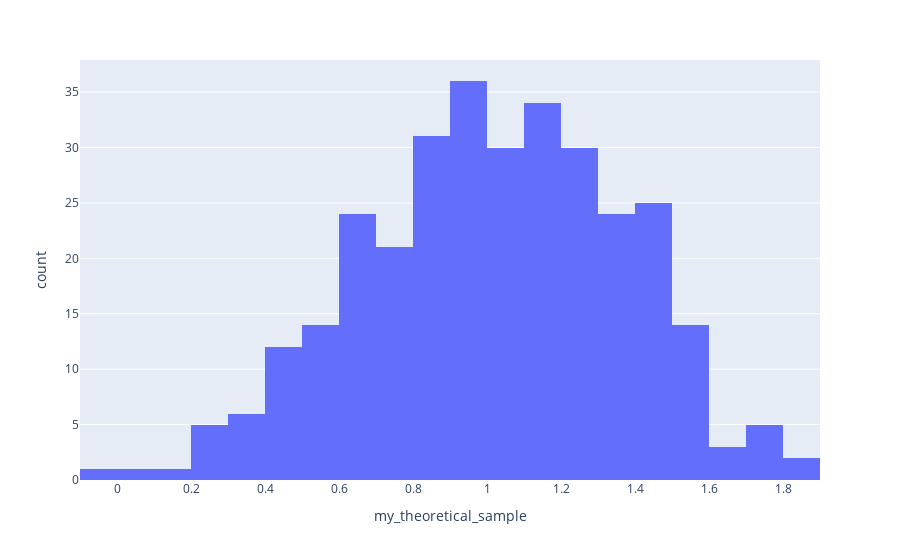

The notebook cell this image was saved under:
### Code cell
df = pd.DataFrame({'my_theoretical_sample': my_theoretical_sample}) 
px.histogram(df, x = "my_theoretical_sample")

### Figure 1 — Plotly figure (JSON) as saved in the notebook; plotly's stock layout.template omitted (floating-point values rounded to 4 significant figures; data arrays with more than 128 entries replaced by an {"elided": "..."} marker saying what was removed)
{"data": [{"alignmentgroup": "True", "bingroup": "x", "hovertemplate": "my_theoretical_sample=%{x}<br>count=%{y}<extra></extra>", "legendgroup": "", "marker": {"color": "#636efa", "pattern": {"shape": ""}}, "name": "", "offsetgroup": "", "orientation": "v", "showlegend": false, "type": "histogram", "x": {"elided": "319 float values"}, "xaxis": "x", "yaxis": "y"}], "layout": {"barmode": "relative", "legend": {"tracegroupgap": 0}, "margin": {"t": 60}, "xaxis": {"anchor": "y", "domain": [0, 1], "title": {"text": "my_theoretical_sample"}}, "yaxis": {"anchor": "x", "domain": [0, 1], "title": {"text": "count"}}}}
